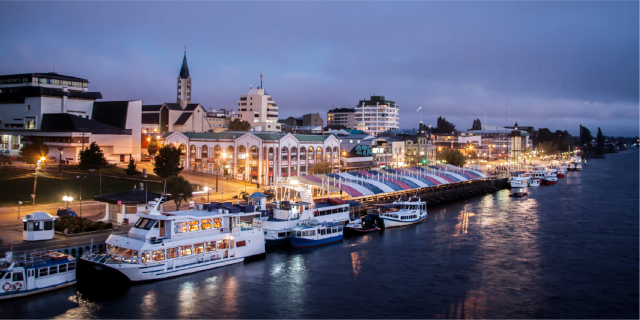
#> input picture clases/images/valdivia-hd.png, 640 x 320 px
$ jupyter execute '08_compresión.ipynb'   (shell and % lines are left out)
#> lines starting #> are read from the running program, lines starting #| are printed output that depends on the picture
[cell 1]
import cv2
import numpy as np
import matplotlib.pyplot as plt

# Transmisión y Compresión

## Contenidos de esta lección

- Esquema transmisor de Shannon
- Algoritmo JPEG

## Ancho de banda de un video

> ¿Cúanto pesa una imagen RGB de 3840 x 2160 (4K) ?

$$
3840 \cdot 2160 \cdot 3 \cdot \text{size(uint8)} \approx 200 \text{[Mb]}
$$

Un video es una secuencia de imágenes corriendo a una cierta tasa medida en cuadros por minuto (fps). Un estándar típico es 24 fps, lo cual es suficiente para dar la ilusión de movimiento fluido.

> ¿Cuánto ancho de banda se necesita para ver un video a 24 fps en tiempo real (sin audio)?

$$
200 \text{[Mb]} \cdot 24 [1/s] = 4.8 \text{[Gb/s]},
$$

Si comparamos este valor con la velocidad de descarga de los planes de internet, resulta ser claramente infactible

> ¿Cómo pueden entonces funcionar los servicios de streaming?

Responderemos esta pregunta estudiando en detalle el bloque transmisor del modelo teórico de Shannon

## Modelo de Shannon revisitado

Recordemos el modelo de Shannon

El **transmisor** puede subdividirse en cuatro etapas

donde

- Transformación: Cambia la representación de los datos de forma tal de disminuir su redudancia y correlación
- Cuantización: Reduce la cantidad de bits que se usan para representar la señal. Este paso provoca pérdidas en la señal, por lo que sólo se ocupa cuando no es necesario recuperar la señal de forma perfecta luego de transmitir
- Codificación de fuente: Reescribe la señal usando un **código de largo variable**
- Codificación de canal: Robustece el código para que pueda transmitirse por un canal posiblemente ruidoso con menos errores

En esta lección veremos en detalle los pasos de transformación y cuantización para el algoritmo JPEG

Las próximas lecciones tratan sobre los pasos de codificación los cuales se basan en teoría de la información

## Compresión y codificación

Comprimir es:

> Codificar la información usando "menos bits" que la representación original

La compresión puede ser de tipo

- *Lossless* (sin pérdidas): Los datos originales pueden reconstruirse perfectamente
- *Lossy* (con pérdidas): Se reconstruye una versión aproximada de los datos originales

Si usamos cuantización entonces estamos asumiendo pérdidas

##  Ejemplo: Algoritmo Joint Photographic Experts Group (JPEG)

Es un algoritmo de compresión con pérdidas (lossy) para imágenes digitales que es ampliamente utilizado

Considera los siguientes pasos (los pasos en negrita tienen pérdidas)

1. Preprocesamiento:
    1. Conversión a estándar YCbCr
    1. **Submuestreo de canales de color**
1. Partición de la imagen en bloques de 8x8 píxeles. Luego por cada bloque:
    1. Transformada discreta coseno (DCT)
    1. **Cuantización escalar con matriz Q**
    1. Reordenamiento zig-zag
    1. Codificación Run-length
    1. Codificación de Huffman

El archivo JPEG contiene los bloques de 8x8 codificados (cuerpo) y el diccionario de codificación (header)

El siguiente diagrama muestra el bloque transmisor JPEG:


Para descomprimir una imagen JPEG se realizan los pasos anteriores en reversa. El siguiente diagrama muestra el bloque receptor JPEG:


> A continuación estudiaremos cada uno de estos pasos

### Preprocesamiento

Primero se convierte la imagen a estándar YCbCr

Luego (opcionalmente) se reduce la resolución de los canales chroma (Cb y Cr) con respecto al canal de luminancia (Y)

Algunas estándares de submuestreo de color son

Donde por ejemplo 4:2:2 significa que los canales chroma tienen la mitad de la resolución de la luminancia

El submuestreo aprovecha que el sistema visual humano es más sencible a la iluminación que al color.

En la práctica es muy difícil notar la disminución en calidad de imagen 4:2:2 JPEG con respecto a una donde no se hizo submuestreo de color

#### Ejemplo

Podemos usar la función `cvtColor` de OpenCV para obtener la imagen en estándar YCbCr

Luego submuestreamos cada canal a gusto y recomponemos la señal

[cell 2]
im = cv2.imread("../images/valdivia-hd.png")
#> im is the input picture: shape (320, 640, 3); mean B, G, R 117.5, 93.7, 92.9
# Nota: Por defecto opencv importa como BGR en vez de RGB
im = cv2.cvtColor(im, cv2.COLOR_BGR2RGB)
# Transformar a YCrCb y extraer los canales
Y, Cb, Cr = cv2.cvtColor(im, cv2.COLOR_RGB2YCrCb).T
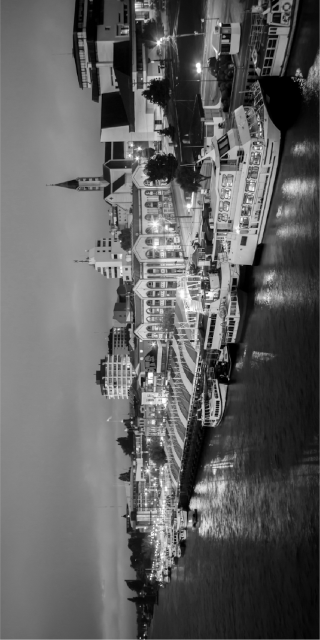
#> Y: shape (640, 320); min 0, max 255, mean 96.1
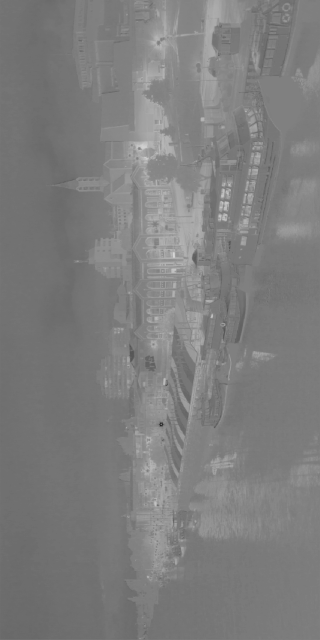
#> Cb: shape (640, 320); min 37, max 213, mean 125.7
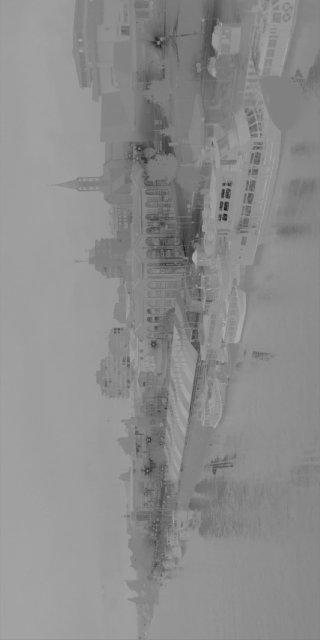
#> Cr: shape (640, 320); min 28, max 177, mean 140
Cb_submuestreo = np.repeat(Cb[::2, :], 2, axis=0)
Cr_submuestreo = np.repeat(Cr[::2, :], 2, axis=0)
# Juntar y convertir en RGB
im_ycrcb = np.stack((Y, Cb_submuestreo, Cr_submuestreo)).T
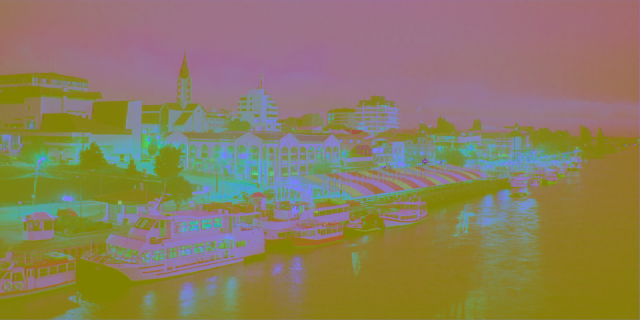
#> im_ycrcb: shape (320, 640, 3); mean of channels 0, 1, 2 96.1, 125.6, 140.1; drawn as B, G, R
im2 = cv2.cvtColor(im_ycrcb.astype('uint8'), cv2.COLOR_YCrCb2RGB)

# Visualizar resultado
fig, ax = plt.subplots(2, figsize=(6, 6), tight_layout=True)
ax[0].imshow(im)
ax[0].axis('off')
ax[0].set_title('Imagen original')
ax[1].imshow(im2)
ax[1].axis('off')
ax[1].set_title('Imagen submuestreada');

### Separación en bloques y tranformación

El algoritmo JPEG se aplica secuencialmente en bloques disjuntos de 8x8 píxeles

Cada bloque se lleva al dominio de la frecuencia usando la transformada discreta coseno

#### Discrete Cosine Transform (DCT)

Sea una señal discreta y bidimensional $g[n_1, n_2]$ con índices $n_1 \in [0, N_1-1]$ y $n_2 \in [0, N_2-1]$ su DCT es

$$
G_C[k_1, k_2] = \sum_{n_1=0}^{N_1-1} \sum_{n_2=0}^{N_2-1} 4 g[n_1, n_2] \cos \left ( \frac{\pi k_1}{2N_1}(2n_1+1)  \right) \cos \left ( \frac{\pi k_2}{2N_2}(2n_2+1)  \right)
$$
y su inversa

$$
g[n_1, n_2] = \frac{1}{N_1 N_2}\sum_{k_1=0}^{N_1-1} \sum_{k_2=0}^{N_2-1} w[k_1]w[k_2]G[k_1, k_2] \cos \left ( \frac{\pi k_1}{2N_1}(2n_1+1)  \right) \cos \left ( \frac{\pi k_2}{2N_2}(2n_2+1)  \right),
$$

donde
$$
w[k] =\begin{cases}
1/2 & \text{ssi} ~~ k=0\\
1 & \text{ssi} ~~ k \neq 0
\end{cases}
$$

La DCT bidimensional:

- se puede descomponer en 2 aplicaciones de la DCT 1D
- es lineal, y cumple el principio de conservación de energía. Podemos llevar una imagen al espacio de frecuencias sin pérdida de información
- es equivalente a la DFT de una señal "simetricamente extendida"

$$
y[k] =\begin{cases}
x[k] & \text{ssi} ~~ k<N\\
x[2N-1-k] & \text{ssi} ~~ N \leq k < 2N - 1
\end{cases}
$$

Es decir que podemos usar el algoritmo FFT para calcular eficientemente la DCT

**Ojo:** La convolución en espacio original no es multiplicación en el espacio DCT

#### Ejemplo de imagen simetricamente extendida (la DCT no tiene artefactos de borde):

[cell 3]
im_bw = cv2.cvtColor(im, cv2.COLOR_BGR2YCrCb)[:, :, 0]
im_bw_sym = np.hstack((im_bw, np.fliplr(im_bw)))
im_bw_sym = np.vstack((np.flipud(im_bw_sym), im_bw_sym))
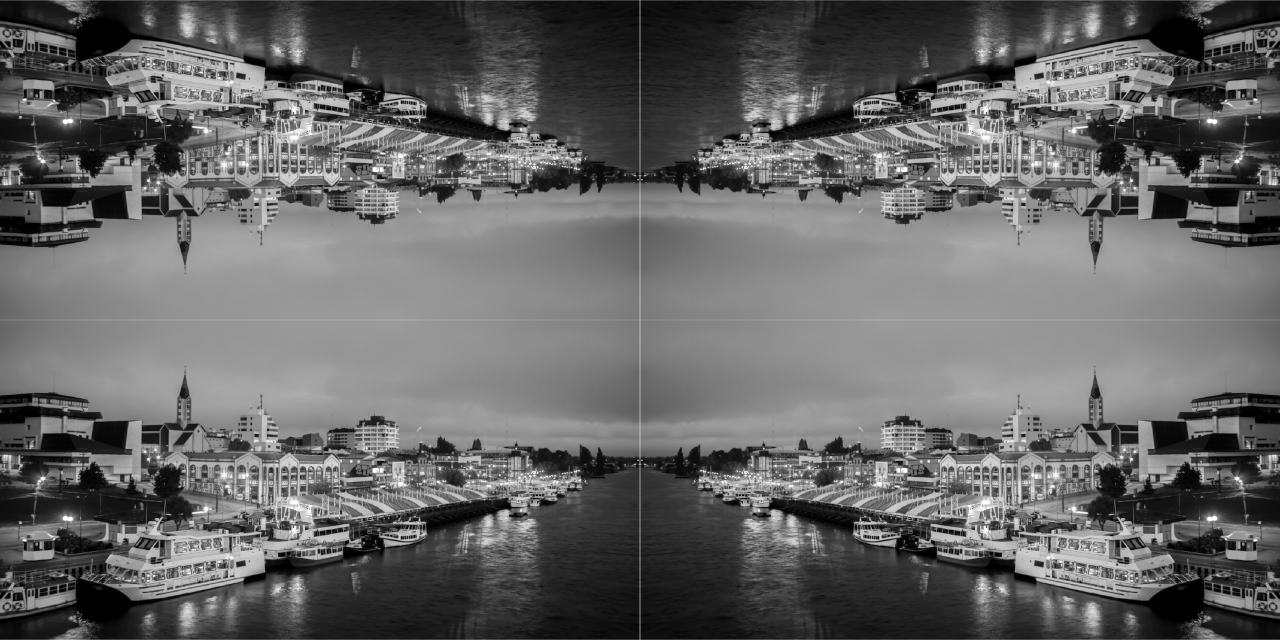
#> im_bw_sym: shape (640, 1280); min 0, max 255, mean 100.7

fig, ax = plt.subplots(figsize=(8, 5), tight_layout=True)
ax.axis('off')
ax.imshow(im_bw_sym, cmap=plt.cm.Greys_r);

#### Ejemplo: Transformación de una imagen usando DCT en bloques de 8x8

La transformada coseno está implementada en `scipy.fftpack`

Sin embargo no existe una versión para dos dimensiones como la transformada de Fourier

Tenemos que aplicarla en cadena primero a la dimensión 0 y luego a la 1 (o viceversa)

[cell 4]
from scipy import fftpack

DCT2 = lambda g, norm='ortho': fftpack.dct( fftpack.dct(g, axis=0, norm=norm), axis=1, norm=norm)
IDCT2 = lambda G, norm='ortho': fftpack.idct( fftpack.idct(G, axis=0, norm=norm), axis=1, norm=norm)

imsize = im_bw.shape
#> imsize = (320, 640)
dct_matrix = np.zeros(shape=imsize)

# Se recorre la imagen en bloques de 8x8
for i in range(0, imsize[0], 8):
    for j in range(0, imsize[1], 8):
        dct_matrix[i:(i+8),j:(j+8)] = DCT2(im_bw[i:(i+8),j:(j+8)] )
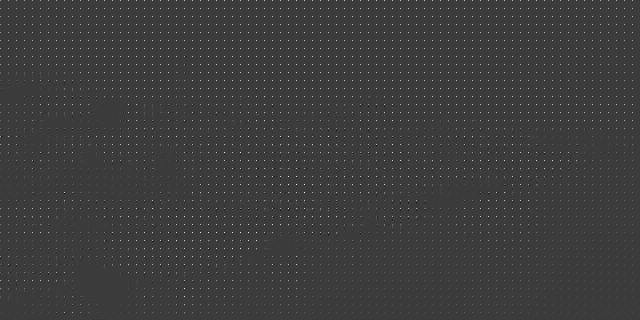
#> dct_matrix: shape (320, 640) float64; min -530.3, max 1724.4, mean 12.7; drawn with min black and max white

¿Cómo se ven estos bloques?

[cell 5]
def plot_values(ax, tile, fontsize=14):
#> called with tile = array of shape (8, 8), fontsize = 14
    mid = (tile.max() + tile.min())/2.
#> mid = 85.5
    for i in range(8):
        for j in range(8):
            label = tile[i, j]
            color = 'black' if label > mid else 'white'
            ax.text(j, i, int(label), fontsize=fontsize,
                    color=color, ha='center', va='center')

block_idx = 15
bloque_pixels = im_bw[8*block_idx:8*block_idx+8, 8*block_idx:8*block_idx+8]
bloque_dct = dct_matrix[8*block_idx:8*block_idx+8, 8*block_idx:8*block_idx+8]

fig, ax = plt.subplots(1, 2, figsize=(8, 4), tight_layout=True, sharey=True)
ax[0].imshow(bloque_pixels, cmap=plt.cm.Greys_r, vmin=im_bw.min(), vmax=im_bw.max())
ax[0].set_title("%d 8x8 image block" %(block_idx));
plot_values(ax[0], bloque_pixels)
# DCT 8x8
ax[1].imshow(bloque_dct, cmap=plt.cm.Greys_r, vmin=dct_matrix.min(), vmax=dct_matrix.max())
ax[1].set_title("8x8 DCT")
plot_values(ax[1], bloque_dct)

Una imagen tiene mucha correlación entre sus píxeles vecinos

> Al llevarla al espacio de frecuencia esta información se concentra en el cero (centro) del espectro

- La frecuencia cero del bloque DCT es la esquina superior izquierda
- La frecuencia aumenta de izquierda a derecha y de arriba hacia abajo


Notemos que muchos de los coeficientes de alta frecuencia de la DCT tienen valores bajos

> La DCT ha disminuido la redundancia en la información

### Cuantización

En este paso se busca cuantizar cada matriz DCT de 8x8 y reducir la "cantidad de valores posibles"

> La cuantización es una operación de redondeo o truncamiento

El ejemplo más clásico se conoce como cuantización escalar. Esta operación recibe una señal $x$ y retorna un nuevo valor definido como

$$
\begin{equation}
    Q(x)=
    \begin{cases}
      r_0, & x \in [d_0, d_1) \\
      r_1, & x \in [d_1, d_2) \\
      \vdots & \vdots \\
      r_i, & x \in [d_i, d_{i+1}) \\
      \vdots & \vdots \\
      r_{L-1}& x \in [d_{L-1}, d_{L}) \\
    \end{cases}
\end{equation}
$$

donde el diseñador del cuantizar debe decidir la cantidad y valor de $r_i$ y también los límites o fronteras $d_i$

Un caso particular es la **cuantización uniforme** donde la diferencia entre los niveles $q$ es constante

Si $d_0 = -V$ y $d_L = V$, una cuantización uniforme de $L$ niveles sería

$$
q = \frac{2V}{L}
$$

$$
d_{i} = d_{i-1} + q  = d_0 + i q = -V + i \frac{2V}{L}
$$

y el valor de representación es el punto medio de cada nivel

$$
r_i = \frac{1}{2} (d_i + d_{i+1}) = -d_0 + \frac{2i+1}{2} \Delta = -V + (2i+1) \frac{V}{L}
$$

También podríamos definir $q$ y usar la fórmula

$$
x_q = -V + \frac{q}{2} + q\cdot \text{floor}\left(\frac{x+V}{q} \right)
$$

La calidad de la señal cuantizada se mide usando el error de cuantización o diferencia cuadrática entre el valor real y su versión cuantizada

$$
d_c = \|Q(x) -x\|^2
$$

#### Ejemplo:

Cuantización uniforme de una señal sinusoidal con distintos valores de $q $

[cell 6]
def quantize_uniform(x, x_min, q):
    return x_min + q/2 + np.floor((x-x_min)/q)*q

t = np.arange(100, step=0.1)
s1 = np.sin(2.0*np.pi*t*0.05)
s2 = quantize_uniform(s1, s1.min(), q=0.1)
s3 = quantize_uniform(s1, s1.min(), q=0.2)

fig, ax = plt.subplots(3, figsize=(6, 4), tight_layout=True, sharex=True)
ax[0].plot(t, s1)
ax[0].set_title('Señal original')
ax[1].plot(t, s2)
ax[1].set_title('Cuantización uniforme q=0.1')
ax[2].plot(t, s3);
ax[2].set_title('Cuantización uniforme q=0.2')
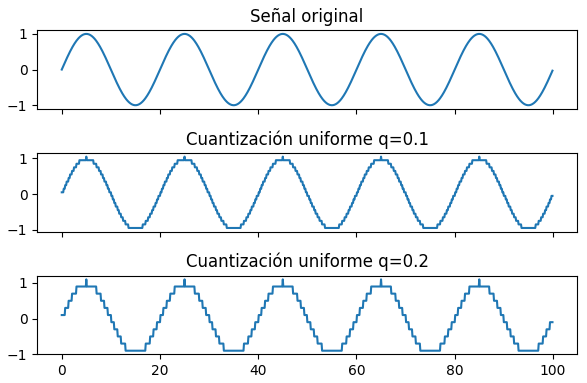
#> figure drawn by matplotlib, 3 panels; panel 3: curve peaks at x = 5, y = 1.1

#### Cuantización en JPEG

> JPEG cuantiza en el espacio de frecuencia

- Cada bloque de 8x8 de componentes DCT se cuantiza por separado
- El nivel de cada uno de los componentes se redondea según una matriz de cuantización Q
- Q fue diseñada tal que componentes de alta frecuencia se cuantizan en menos niveles

[cell 7]
Q = np.array([[16, 11, 10, 16, 24, 40, 51, 61],
              [12, 12, 14, 19, 26, 58, 60, 55],
              [14, 13, 16, 24, 40, 57, 69, 56],
              [14, 17, 22, 29, 51, 87, 80, 62],
              [18, 22, 37, 56, 68, 109, 103, 77],
              [24, 35, 55, 64, 81, 104, 113, 92],
              [49, 64, 78, 87, 103, 121, 120, 101],
              [72, 92, 95, 98, 112, 100, 103, 99]])

> El bloque cuantizado se obtiene como $\text{ROUND}\left(\frac{G_C}{Q}\right)$

[cell 8]
block_idx = 15
bloque_pixels = im_bw[8*block_idx:8*block_idx+8, 8*block_idx:8*block_idx+8]
bloque_dct = dct_matrix[8*block_idx:8*block_idx+8, 8*block_idx:8*block_idx+8]
bloque_cuantizado = np.round(bloque_dct/Q)

fig, ax = plt.subplots(1, 3, figsize=(10, 4), tight_layout=True, sharey=True)
ax[0].imshow(bloque_pixels, cmap=plt.cm.Greys_r, vmin=im_bw.min(), vmax=im_bw.max())
ax[0].set_title("%d 8x8 image block" %(block_idx));
plot_values(ax[0], bloque_pixels)
# DCT 8x8
ax[1].imshow(bloque_dct, cmap=plt.cm.Greys_r, vmin=dct_matrix.min(), vmax=dct_matrix.max())
ax[1].set_title("8x8 DCT")
plot_values(ax[1], bloque_dct)
ax[2].imshow(bloque_cuantizado, cmap=plt.cm.Greys_r)
plot_values(ax[2], bloque_cuantizado)
ax[2].set_title("8x8 Cuantizado\n%d nonzero" %(np.count_nonzero(bloque_cuantizado)));
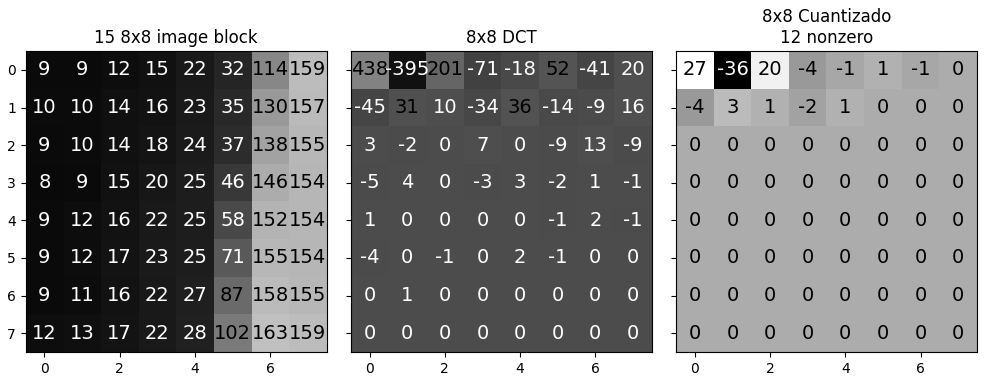
#> figure drawn by matplotlib, 3 panels

#### Ejemplo

El nivel de cuantización de JPEG se controla como un valor denominado tipicamente como calidad que va entre 0 y 100

A mayor calidad se aplica menor cuantización, resultando en un archivo más pesado

[cell 9]
def cuantizar(percent):
#> called with percent = 50
    im_dct = np.zeros(imsize)
    nnz = np.zeros(dct_matrix.shape)
    if (percent < 50):
        S = 5000/percent
    else:
        S = 200 - 2*percent
    Q_dyn = np.floor((S*Q + 50) / 100);
    Q_dyn[Q_dyn == 0] = 1
    for i in range(0, imsize[0], 8):
        for j in range(0, imsize[1], 8):
            quant = np.round(dct_matrix[i:(i+8),j:(j+8)]/Q_dyn)
            im_dct[i:(i+8),j:(j+8)] = IDCT2(quant)
            nnz[i, j] = np.count_nonzero(quant)
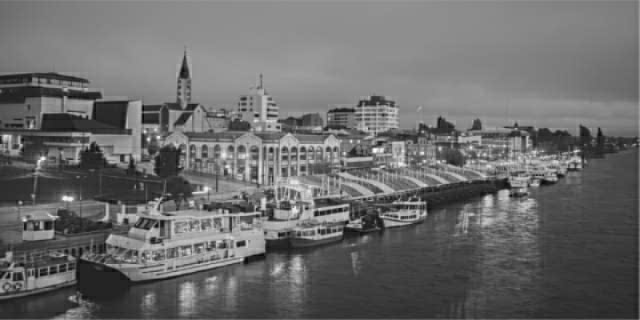
#> im_dct: shape (320, 640) float64; min -3.25, max 19.39, mean 6.29; drawn with min black and max white
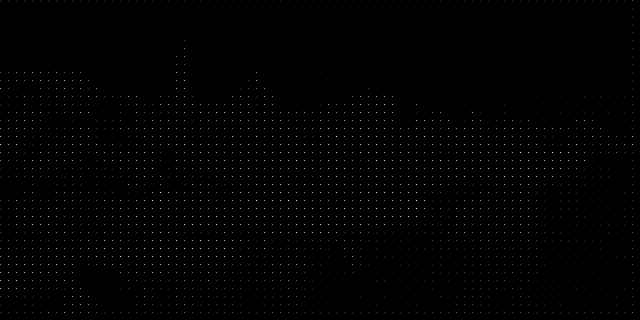
#> nnz: shape (320, 640) float64; min 0, max 31, mean 0.2; drawn with min black and max white
    return im_dct, np.sum(nnz)

fig, ax = plt.subplots(3, figsize=(5, 8), tight_layout=True)
ax[0].imshow(im_bw, cmap=plt.cm.Greys_r);
ax[0].set_title(f"Imagen original {np.prod(im_bw.shape)*8/1e+6:0.3f} MB")
ax[0].axis('off')
imc, nnz = cuantizar(50)
#> nnz = 30951
ax[1].imshow(imc, cmap=plt.cm.Greys_r);
ax[1].set_title(f"50% de calidad {nnz*8/1e+6:0.3f} MB")
ax[1].axis('off')
imc, nnz = cuantizar(10)
#> nnz = 11984
ax[2].imshow(imc, cmap=plt.cm.Greys_r);
ax[2].set_title(f"10% de calidad {nnz*8/1e+6:0.3f} MB")
ax[2].axis('off');
